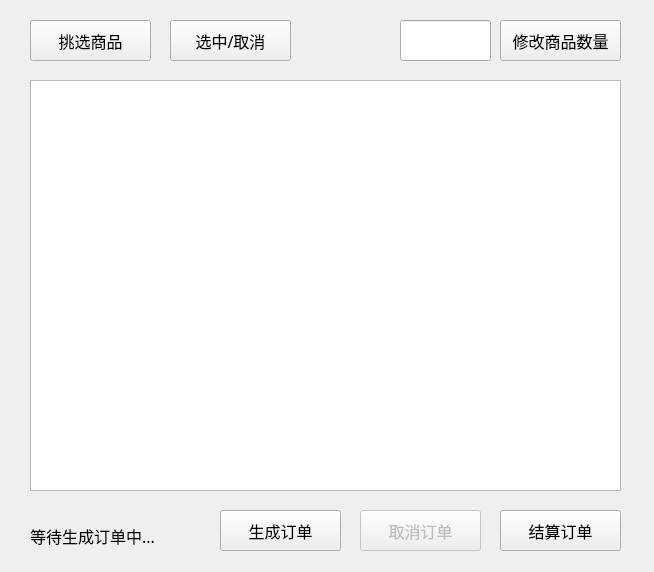
<?xml version="1.0" encoding="UTF-8"?>
<ui version="4.0">
 <class>Cart</class>
 <widget class="QWidget" name="Cart">
  <property name="geometry">
   <rect>
    <x>0</x>
    <y>0</y>
    <width>654</width>
    <height>572</height>
   </rect>
  </property>
  <property name="windowTitle">
   <string>Form</string>
  </property>
  <widget class="QTableView" name="tableView">
   <property name="geometry">
    <rect>
     <x>30</x>
     <y>80</y>
     <width>591</width>
     <height>411</height>
    </rect>
   </property>
   <property name="font">
    <font>
     <family>等线 Light</family>
     <pointsize>12</pointsize>
    </font>
   </property>
  </widget>
  <widget class="QPushButton" name="dealButton">
   <property name="geometry">
    <rect>
     <x>220</x>
     <y>510</y>
     <width>121</width>
     <height>41</height>
    </rect>
   </property>
   <property name="font">
    <font>
     <family>等线 Light</family>
     <pointsize>12</pointsize>
    </font>
   </property>
   <property name="text">
    <string>生成订单</string>
   </property>
  </widget>
  <widget class="QPushButton" name="cartButton">
   <property name="geometry">
    <rect>
     <x>30</x>
     <y>20</y>
     <width>121</width>
     <height>41</height>
    </rect>
   </property>
   <property name="font">
    <font>
     <family>等线 Light</family>
     <pointsize>12</pointsize>
    </font>
   </property>
   <property name="text">
    <string>挑选商品</string>
   </property>
  </widget>
  <widget class="QPushButton" name="buyButton">
   <property name="geometry">
    <rect>
     <x>500</x>
     <y>510</y>
     <width>121</width>
     <height>41</height>
    </rect>
   </property>
   <property name="font">
    <font>
     <family>等线 Light</family>
     <pointsize>12</pointsize>
    </font>
   </property>
   <property name="text">
    <string>结算订单</string>
   </property>
  </widget>
  <widget class="QPushButton" name="dealButton_2">
   <property name="geometry">
    <rect>
     <x>170</x>
     <y>20</y>
     <width>121</width>
     <height>41</height>
    </rect>
   </property>
   <property name="font">
    <font>
     <family>等线 Light</family>
     <pointsize>12</pointsize>
    </font>
   </property>
   <property name="text">
    <string>选中/取消</string>
   </property>
  </widget>
  <widget class="QPushButton" name="modifyButton">
   <property name="geometry">
    <rect>
     <x>500</x>
     <y>20</y>
     <width>121</width>
     <height>41</height>
    </rect>
   </property>
   <property name="font">
    <font>
     <family>等线 Light</family>
     <pointsize>12</pointsize>
    </font>
   </property>
   <property name="text">
    <string>修改商品数量</string>
   </property>
  </widget>
  <widget class="QLineEdit" name="numInput">
   <property name="geometry">
    <rect>
     <x>400</x>
     <y>20</y>
     <width>91</width>
     <height>41</height>
    </rect>
   </property>
  </widget>
  <widget class="QLabel" name="label">
   <property name="geometry">
    <rect>
     <x>30</x>
     <y>520</y>
     <width>241</width>
     <height>31</height>
    </rect>
   </property>
   <property name="font">
    <font>
     <family>等线 Light</family>
     <pointsize>12</pointsize>
    </font>
   </property>
   <property name="text">
    <string>等待生成订单中...</string>
   </property>
  </widget>
  <widget class="QPushButton" name="cancelButton">
   <property name="enabled">
    <bool>false</bool>
   </property>
   <property name="geometry">
    <rect>
     <x>360</x>
     <y>510</y>
     <width>121</width>
     <height>41</height>
    </rect>
   </property>
   <property name="font">
    <font>
     <family>等线 Light</family>
     <pointsize>12</pointsize>
    </font>
   </property>
   <property name="text">
    <string>取消订单</string>
   </property>
  </widget>
 </widget>
 <resources/>
 <connections/>
</ui>
